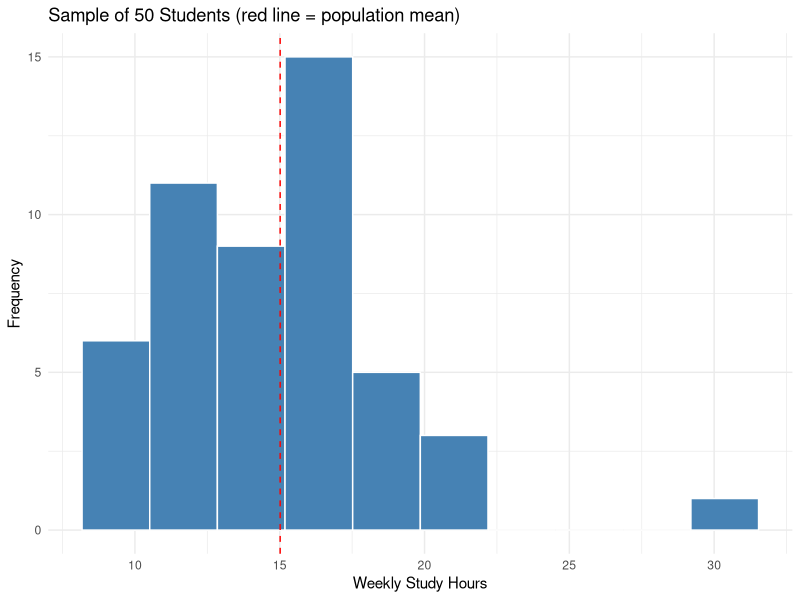
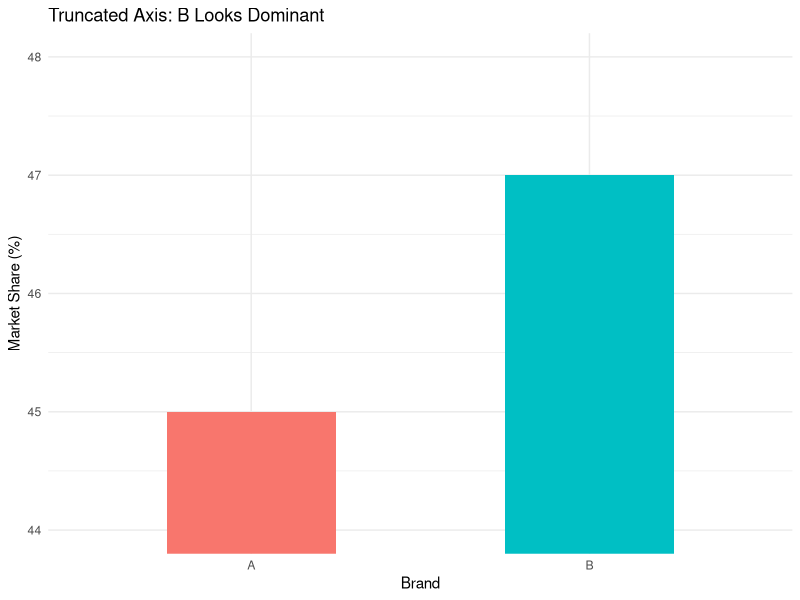
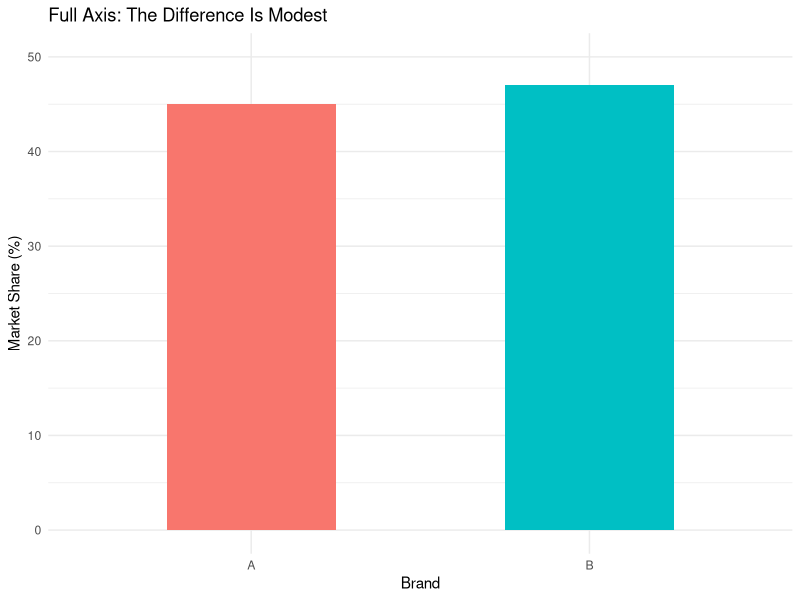
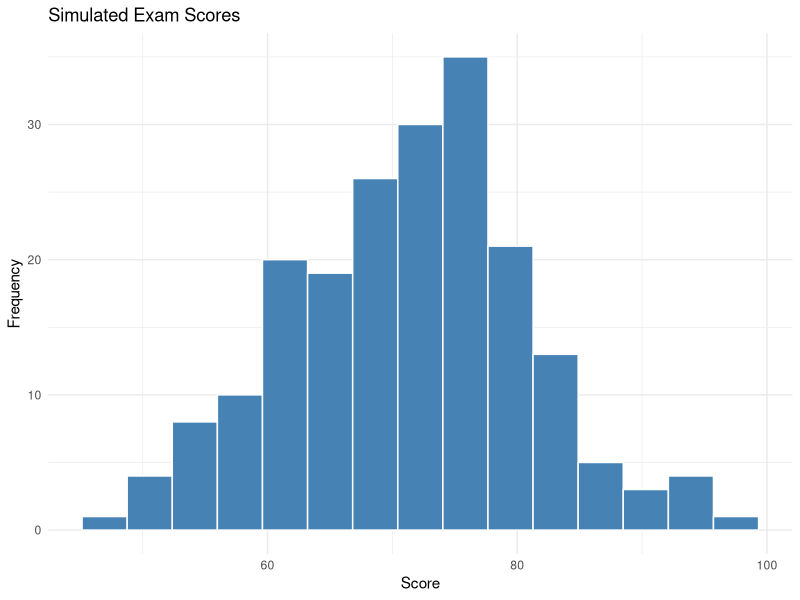

Here is the R script that generated these plots, in order:
## ---- chunk 1
library(tidyverse)
## ---- chunk 2
set.seed(2026)

# The (normally unobservable) population: 10,000 students
population <- rnorm(10000, mean = 15, sd = 4)

# A random sample of 50 students
my_sample <- sample(population, 50)

c(`Population mean (parameter)` = mean(population),
  `Sample mean (statistic)`     = mean(my_sample))
## ---- chunk 3
ggplot(data.frame(hours = my_sample), aes(x = hours)) +
  geom_histogram(bins = 10, fill = "steelblue", color = "white") +
  geom_vline(xintercept = mean(population), linetype = "dashed", color = "red") +
  labs(title = "Sample of 50 Students (red line = population mean)",
       x = "Weekly Study Hours", y = "Frequency") +
  theme_minimal()
## ---- chunk 4
values <- c(38.6, 12, 9.58)
units  <- c(0.1, 1, 0.01)

data.frame(
  Recorded = values,
  Unit     = units,
  Lower    = values - units / 2,
  Upper    = values + units / 2
) |> knitr::kable(align = "c")
## ---- chunk 5
blood   <- factor(c("A", "O", "B", "AB"))                     # nominal
rating  <- factor(c("poor", "good", "excellent"),
                  levels = c("poor", "fair", "good", "excellent"),
                  ordered = TRUE)                              # ordinal
temp_c  <- c(36.5, 37.0, 38.2)                                 # interval
weight  <- c(3.2, 2.9, 3.5)                                    # ratio

str(blood); str(rating); str(temp_c)
## ---- chunk 6
set.seed(1)
roster <- tibble(
  id      = 1:500,
  college = rep(c("Business", "Design", "Culture", "Management", "Media"),
                each = 100))
## ---- chunk 7
# Select 10 students completely at random
sample(roster$id, 10)
## ---- chunk 8
# N = 500, n = 10, so k = 50; random start between 1 and 50
start <- sample(1:50, 1)
seq(start, 500, by = 50)
## ---- chunk 9
# Two students at random from each college
roster |>
  group_by(college) |>
  slice_sample(n = 2) |>
  arrange(college)
## ---- chunk 10
# 25 dormitory rooms of 20 students each; select 2 entire rooms
rooms  <- rep(1:25, each = 20)
chosen <- sample(1:25, 2)
chosen
table(rooms[rooms %in% chosen])
## ---- chunk 11
set.seed(42)
subjects <- 1:20
treatment <- sample(subjects, 10)   # 10 chosen at random

data.frame(
  Group = c("Treatment", "Control"),
  Subjects = c(paste(sort(treatment), collapse = ", "),
               paste(sort(setdiff(subjects, treatment)), collapse = ", "))
) |> knitr::kable(align = "l")
## ---- chunk 12
cola <- data.frame(Brand = c("A", "B"), Share = c(45, 47))

ggplot(cola, aes(Brand, Share, fill = Brand)) +
  geom_col(show.legend = FALSE, width = 0.5) +
  coord_cartesian(ylim = c(44, 48)) +
  labs(title = "Truncated Axis: B Looks Dominant",
       y = "Market Share (%)") +
  theme_minimal()
## ---- chunk 13
ggplot(cola, aes(Brand, Share, fill = Brand)) +
  geom_col(show.legend = FALSE, width = 0.5) +
  coord_cartesian(ylim = c(0, 50)) +
  labs(title = "Full Axis: The Difference Is Modest",
       y = "Market Share (%)") +
  theme_minimal()
## ---- chunk 14
set.seed(7)
scores <- rnorm(200, mean = 70, sd = 10)   # simulate 200 exam scores
summary(scores)
## ---- chunk 15
ggplot(data.frame(scores), aes(scores)) +
  geom_histogram(bins = 15, fill = "steelblue", color = "white") +
  labs(title = "Simulated Exam Scores", x = "Score", y = "Frequency") +
  theme_minimal()
